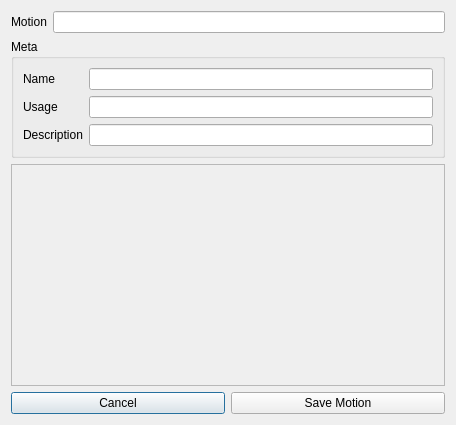
<?xml version="1.0" encoding="UTF-8"?>
<ui version="4.0">
 <class>MotionProperties</class>
 <widget class="QDialog" name="MotionProperties">
  <property name="geometry">
   <rect>
    <x>0</x>
    <y>0</y>
    <width>456</width>
    <height>425</height>
   </rect>
  </property>
  <property name="windowTitle">
   <string>Properties</string>
  </property>
  <layout class="QVBoxLayout" name="verticalLayout">
   <item>
    <layout class="QHBoxLayout" name="horizontalLayout_2">
     <item>
      <widget class="QLabel" name="label_4">
       <property name="text">
        <string>Motion</string>
       </property>
      </widget>
     </item>
     <item>
      <widget class="QLineEdit" name="yaml_name_"/>
     </item>
    </layout>
   </item>
   <item>
    <widget class="QGroupBox" name="meta_">
     <property name="title">
      <string>Meta</string>
     </property>
     <layout class="QGridLayout" name="gridLayout">
      <item row="0" column="0">
       <widget class="QLabel" name="label">
        <property name="text">
         <string>Name</string>
        </property>
       </widget>
      </item>
      <item row="0" column="1">
       <widget class="QLineEdit" name="name_"/>
      </item>
      <item row="1" column="0">
       <widget class="QLabel" name="label_2">
        <property name="text">
         <string>Usage</string>
        </property>
       </widget>
      </item>
      <item row="1" column="1">
       <widget class="QLineEdit" name="usage_"/>
      </item>
      <item row="2" column="0">
       <widget class="QLabel" name="label_3">
        <property name="text">
         <string>Description</string>
        </property>
       </widget>
      </item>
      <item row="2" column="1">
       <widget class="QLineEdit" name="description_"/>
      </item>
     </layout>
    </widget>
   </item>
   <item>
    <widget class="QScrollArea" name="scrollArea">
     <property name="widgetResizable">
      <bool>true</bool>
     </property>
     <widget class="QWidget" name="scrollAreaWidgetContents_2">
      <property name="geometry">
       <rect>
        <x>0</x>
        <y>0</y>
        <width>436</width>
        <height>202</height>
       </rect>
      </property>
     </widget>
    </widget>
   </item>
   <item>
    <layout class="QHBoxLayout" name="horizontalLayout">
     <item>
      <widget class="QPushButton" name="cancel_btn_">
       <property name="text">
        <string>Cancel</string>
       </property>
      </widget>
     </item>
     <item>
      <widget class="QPushButton" name="build_yaml_btn_">
       <property name="text">
        <string>Save Motion</string>
       </property>
      </widget>
     </item>
    </layout>
   </item>
  </layout>
 </widget>
 <resources/>
 <connections/>
</ui>
